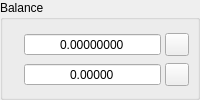
      <widget class="QGroupBox" name="groupBox_9">
       <property name="sizePolicy">
        <sizepolicy hsizetype="Maximum" vsizetype="Maximum">
         <horstretch>0</horstretch>
         <verstretch>0</verstretch>
        </sizepolicy>
       </property>
       <property name="maximumSize">
        <size>
         <width>16777211</width>
         <height>16777215</height>
        </size>
       </property>
       <property name="accessibleName">
        <string>BALANCE_GROUPBOX</string>
       </property>
       <property name="accessibleDescription">
        <string/>
       </property>
       <property name="title">
        <string>Balance</string>
       </property>
       <layout class="QGridLayout" name="gridLayout_13">
        <property name="leftMargin">
         <number>8</number>
        </property>
        <property name="topMargin">
         <number>10</number>
        </property>
        <property name="rightMargin">
         <number>8</number>
        </property>
        <property name="bottomMargin">
         <number>8</number>
        </property>
        <property name="spacing">
         <number>4</number>
        </property>
        <item row="0" column="2">
         <widget class="QDoubleSpinBox" name="accountBTC">
          <property name="sizePolicy">
           <sizepolicy hsizetype="Expanding" vsizetype="Fixed">
            <horstretch>0</horstretch>
            <verstretch>0</verstretch>
           </sizepolicy>
          </property>
          <property name="minimumSize">
           <size>
            <width>90</width>
            <height>0</height>
           </size>
          </property>
          <property name="accessibleName">
           <string>BTC</string>
          </property>
          <property name="accessibleDescription">
           <string>CAN_BE_ZERO</string>
          </property>
          <property name="alignment">
           <set>Qt::AlignCenter</set>
          </property>
          <property name="readOnly">
           <bool>true</bool>
          </property>
          <property name="buttonSymbols">
           <enum>QAbstractSpinBox::NoButtons</enum>
          </property>
          <property name="specialValueText">
           <string/>
          </property>
          <property name="prefix">
           <string/>
          </property>
          <property name="decimals">
           <number>8</number>
          </property>
          <property name="minimum">
           <double>0.000000000000000</double>
          </property>
          <property name="maximum">
           <double>999999999.000000000000000</double>
          </property>
          <property name="singleStep">
           <double>0.100000000000000</double>
          </property>
         </widget>
        </item>
        <item row="0" column="1">
         <widget class="QLabel" name="btcLabel3">
          <property name="sizePolicy">
           <sizepolicy hsizetype="Maximum" vsizetype="Preferred">
            <horstretch>0</horstretch>
            <verstretch>0</verstretch>
           </sizepolicy>
          </property>
          <property name="font">
           <font>
            <pointsize>11</pointsize>
            <weight>50</weight>
            <bold>false</bold>
           </font>
          </property>
          <property name="accessibleDescription">
           <string>BTC_ICON</string>
          </property>
          <property name="styleSheet">
           <string notr="true">color: #996515</string>
          </property>
          <property name="text">
           <string/>
          </property>
          <property name="alignment">
           <set>Qt::AlignCenter</set>
          </property>
         </widget>
        </item>
        <item row="1" column="2">
         <widget class="QDoubleSpinBox" name="accountUSD">
          <property name="sizePolicy">
           <sizepolicy hsizetype="Expanding" vsizetype="Fixed">
            <horstretch>0</horstretch>
            <verstretch>0</verstretch>
           </sizepolicy>
          </property>
          <property name="minimumSize">
           <size>
            <width>90</width>
            <height>0</height>
           </size>
          </property>
          <property name="accessibleName">
           <string>USD</string>
          </property>
          <property name="accessibleDescription">
           <string>CAN_BE_ZERO</string>
          </property>
          <property name="alignment">
           <set>Qt::AlignCenter</set>
          </property>
          <property name="readOnly">
           <bool>true</bool>
          </property>
          <property name="buttonSymbols">
           <enum>QAbstractSpinBox::NoButtons</enum>
          </property>
          <property name="prefix">
           <string/>
          </property>
          <property name="decimals">
           <number>5</number>
          </property>
          <property name="minimum">
           <double>0.000000000000000</double>
          </property>
          <property name="maximum">
           <double>999999999.000000000000000</double>
          </property>
         </widget>
        </item>
        <item row="1" column="1">
         <widget class="QLabel" name="usdLabel1">
          <property name="sizePolicy">
           <sizepolicy hsizetype="Maximum" vsizetype="Preferred">
            <horstretch>0</horstretch>
            <verstretch>0</verstretch>
           </sizepolicy>
          </property>
          <property name="font">
           <font>
            <pointsize>11</pointsize>
            <weight>50</weight>
            <bold>false</bold>
           </font>
          </property>
          <property name="accessibleDescription">
           <string>USD_ICON</string>
          </property>
          <property name="styleSheet">
           <string notr="true">color: darkgreen</string>
          </property>
          <property name="text">
           <string/>
          </property>
          <property name="alignment">
           <set>Qt::AlignCenter</set>
          </property>
         </widget>
        </item>
        <item row="0" column="3">
         <widget class="QToolButton" name="accountBTCBeep">
          <property name="accessibleDescription">
           <string>TOGGLE_SOUND</string>
          </property>
          <property name="text">
           <string/>
          </property>
          <property name="icon">
           <iconset resource="QtResource.qrc">
            <normaloff>:/Resources/Mute.png</normaloff>:/Resources/Mute.png</iconset>
          </property>
          <property name="checkable">
           <bool>true</bool>
          </property>
          <property name="checked">
           <bool>false</bool>
          </property>
         </widget>
        </item>
        <item row="1" column="3">
         <widget class="QToolButton" name="accountUSDBeep">
          <property name="accessibleDescription">
           <string>TOGGLE_SOUND</string>
          </property>
          <property name="text">
           <string/>
          </property>
          <property name="icon">
           <iconset resource="QtResource.qrc">
            <normaloff>:/Resources/Mute.png</normaloff>:/Resources/Mute.png</iconset>
          </property>
          <property name="checkable">
           <bool>true</bool>
          </property>
          <property name="checked">
           <bool>false</bool>
          </property>
         </widget>
        </item>
       </layout>
      </widget>
